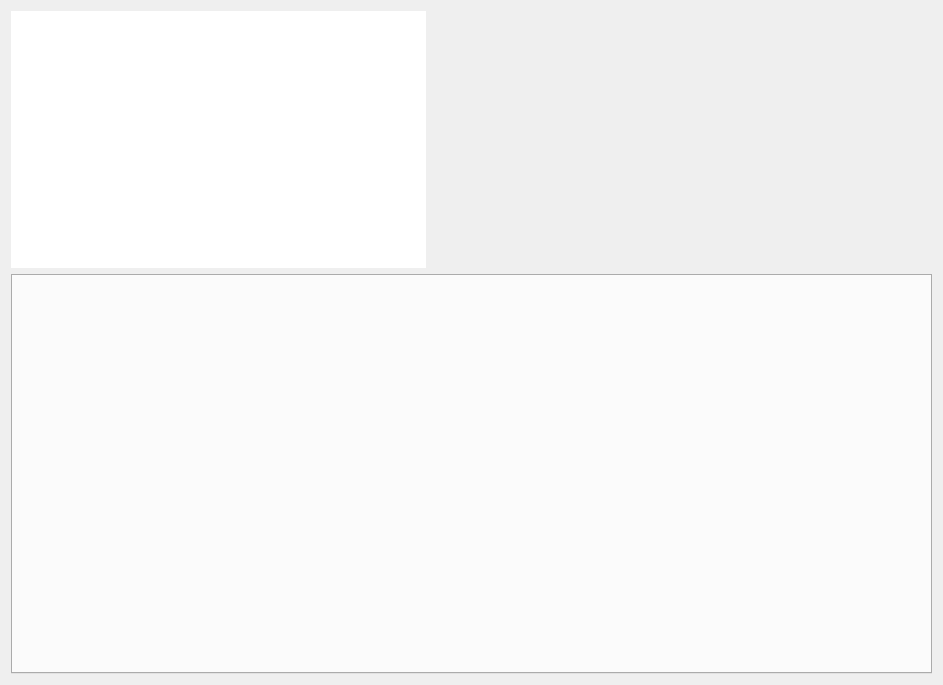
<?xml version="1.0" encoding="UTF-8"?>
<ui version="4.0">
 <class>Face_Power</class>
 <widget class="QWidget" name="Face_Power">
  <property name="geometry">
   <rect>
    <x>0</x>
    <y>0</y>
    <width>939</width>
    <height>685</height>
   </rect>
  </property>
  <property name="windowTitle">
   <string>Form</string>
  </property>
  <layout class="QGridLayout" name="gridLayout">
   <item row="0" column="0">
    <widget class="QTextEdit" name="textEdit">
     <property name="sizePolicy">
      <sizepolicy hsizetype="Preferred" vsizetype="Preferred">
       <horstretch>0</horstretch>
       <verstretch>0</verstretch>
      </sizepolicy>
     </property>
     <property name="minimumSize">
      <size>
       <width>0</width>
       <height>250</height>
      </size>
     </property>
     <property name="maximumSize">
      <size>
       <width>16777215</width>
       <height>320</height>
      </size>
     </property>
     <property name="font">
      <font>
       <family>微软雅黑</family>
       <pointsize>30</pointsize>
      </font>
     </property>
     <property name="frameShape">
      <enum>QFrame::NoFrame</enum>
     </property>
     <property name="frameShadow">
      <enum>QFrame::Sunken</enum>
     </property>
     <property name="lineWidth">
      <number>0</number>
     </property>
     <property name="readOnly">
      <bool>true</bool>
     </property>
     <property name="textInteractionFlags">
      <set>Qt::TextSelectableByMouse</set>
     </property>
    </widget>
   </item>
   <item row="0" column="1">
    <widget class="QLabel" name="label">
     <property name="minimumSize">
      <size>
       <width>500</width>
       <height>250</height>
      </size>
     </property>
     <property name="text">
      <string/>
     </property>
    </widget>
   </item>
   <item row="1" column="0" colspan="2">
    <widget class="QTabWidget" name="tabWidget">
     <property name="sizePolicy">
      <sizepolicy hsizetype="Preferred" vsizetype="Preferred">
       <horstretch>0</horstretch>
       <verstretch>0</verstretch>
      </sizepolicy>
     </property>
     <property name="minimumSize">
      <size>
       <width>921</width>
       <height>400</height>
      </size>
     </property>
     <property name="font">
      <font>
       <family>微软雅黑</family>
       <pointsize>19</pointsize>
      </font>
     </property>
     <property name="layoutDirection">
      <enum>Qt::LeftToRight</enum>
     </property>
     <property name="tabPosition">
      <enum>QTabWidget::East</enum>
     </property>
     <property name="tabShape">
      <enum>QTabWidget::Triangular</enum>
     </property>
     <property name="currentIndex">
      <number>-1</number>
     </property>
     <property name="iconSize">
      <size>
       <width>30</width>
       <height>30</height>
      </size>
     </property>
     <property name="tabsClosable">
      <bool>false</bool>
     </property>
     <property name="tabBarAutoHide">
      <bool>false</bool>
     </property>
    </widget>
   </item>
  </layout>
 </widget>
 <resources/>
 <connections/>
</ui>
